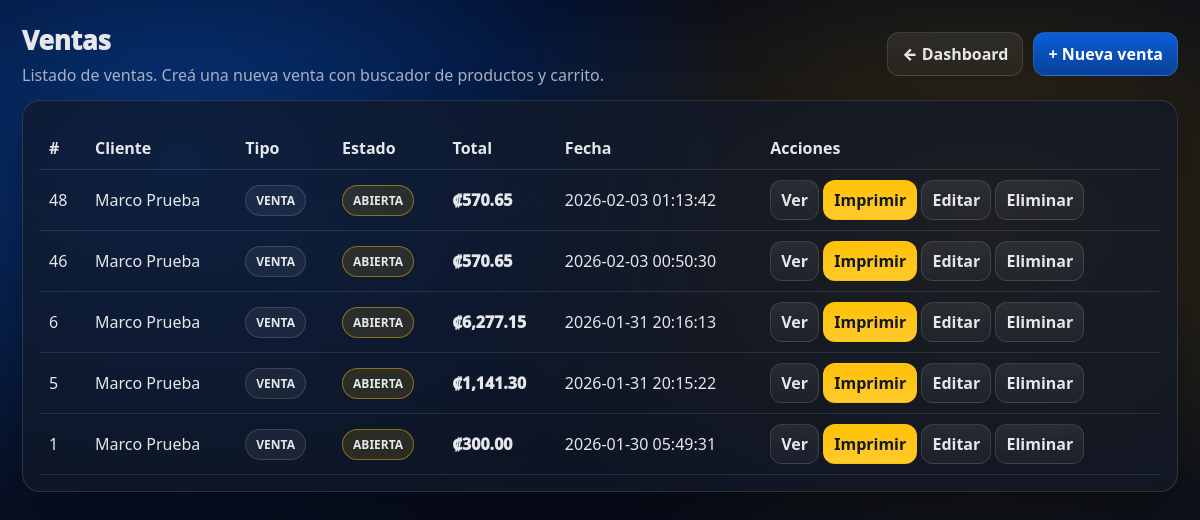
Page /ventas1.php (signed in) on the committed database.
### tables this page shows
CREATE TABLE `ventas` (
  `id` bigint(20) NOT NULL,
  `empresa_id` int(11) NOT NULL DEFAULT 1,
  `sucursal_id` int(11) DEFAULT NULL,
  `cliente_id` int(11) DEFAULT NULL,
  `usuario_id` int(11) DEFAULT NULL,
  `tipo` enum('COTIZACION','PEDIDO','VENTA') NOT NULL DEFAULT 'VENTA',
  `moneda` varchar(3) NOT NULL DEFAULT 'CRC',
  `tipo_cambio` decimal(18,5) NOT NULL DEFAULT 1.00000,
  `condicion_venta` enum('CONTADO','CREDITO') NOT NULL DEFAULT 'CONTADO',
  `plazo_credito` int(11) DEFAULT NULL,
  `medio_pago` enum('EFECTIVO','TARJETA','TRANSFERENCIA','SINPE','OTRO') NOT NULL DEFAULT 'EFECTIVO',
  `referencia_pago` varchar(60) DEFAULT NULL,
  `fe_documento_id` bigint(20) DEFAULT NULL,
  `facturada_at` timestamp NULL DEFAULT NULL,
  `estado` enum('ABIERTA','FACTURADA','ANULADA') NOT NULL DEFAULT 'ABIERTA',
  `subtotal` decimal(18,2) NOT NULL DEFAULT 0.00,
  `descuento` decimal(18,2) NOT NULL DEFAULT 0.00,
  `impuesto_total` decimal(18,2) NOT NULL DEFAULT 0.00,
  `total` decimal(18,2) NOT NULL DEFAULT 0.00,
  `observaciones` varchar(255) DEFAULT NULL,
  `anulado` tinyint(4) NOT NULL DEFAULT 0,
  `created_at` timestamp NOT NULL DEFAULT current_timestamp(),
  `updated_at` timestamp NULL DEFAULT NULL ON UPDATE current_timestamp()
);

CREATE TABLE `clientes` (
  `id` int(11) NOT NULL,
  `empresa_id` int(11) NOT NULL,
  `nombre` varchar(160) NOT NULL,
  `identificacion` varchar(25) DEFAULT NULL,
  `email` varchar(120) DEFAULT NULL,
  `telefono` varchar(30) DEFAULT NULL,
  `direccion` text DEFAULT NULL,
  `tipo` enum('CONTADO','CREDITO') NOT NULL DEFAULT 'CONTADO',
  `limite_credito` decimal(18,2) NOT NULL DEFAULT 0.00,
  `plazo_dias` int(11) NOT NULL DEFAULT 0,
  `estado` enum('ACTIVO','MOROSO','BLOQUEADO','INACTIVO') NOT NULL DEFAULT 'ACTIVO',
  `created_at` timestamp NOT NULL DEFAULT current_timestamp(),
  `updated_at` timestamp NULL DEFAULT NULL ON UPDATE current_timestamp()
);

### ventas1.php (the view, shortened to what this page needs)
<?php
session_start(); require_once "config/db.php";
$empresa_id=(int)$_SESSION['empresa_id'];
$rows=$pdo->prepare("
 SELECT v.id,v.tipo,v.estado,v.total,v.created_at,c.nombre cliente
 FROM ventas v
 LEFT JOIN clientes c ON c.id=v.cliente_id
 WHERE v.empresa_id=? ORDER BY v.id DESC
");
$rows->execute([$empresa_id]); $rows=$rows->fetchAll(PDO::FETCH_ASSOC);
function crc($n){ return "₡".number_format((float)$n,2,'.',','); }
?>
<!doctype html><html lang="es"><head><meta charset="utf-8"><meta name="viewport" content="width=device-width, initial-scale=1">
</head>
<body>
<div class="wrap">
  <div class="top">
    <div>
      <h1 class="h1">Ventas</h1>
      <div class="sub">Listado de ventas. Creá una nueva venta con buscador de productos y carrito.</div>
    </div>
    <div style="display:flex;gap:10px;flex-wrap:wrap">
      <a class="btn btn-ghost" href="dashboard.php">← Dashboard</a>
      <a class="btn btn-primary" href="ventas_nuevo.php">+ Nueva venta</a>
    </div>
  </div>
  <div class="card" style="margin-top:14px">
    <table class="table">
      <thead>
        <tr>
          <th>#</th><th>Cliente</th><th>Tipo</th><th>Estado</th><th class="right">Total</th><th>Fecha</th><th class="right">Acciones</th>
        </tr>
      </thead>
      <tbody>
        <?php foreach($rows as $r): ?>
          <tr>
            <td><?=htmlspecialchars($r['id'])?></td>
            <td><?=htmlspecialchars($r['cliente'] ?? '—')?></td>
            <td><span class="badge"><?=htmlspecialchars($r['tipo'])?></span></td>
            <td><span class="badge ok"><?=htmlspecialchars($r['estado'])?></span></td>
            <td class="right" style="font-weight:1000"><?=crc($r['total'])?></td>
            <td><?=htmlspecialchars($r['created_at'])?></td>
            <td class="right" style="white-space:nowrap">
              <a class="btn btn-ghost" style="padding:8px 10px" href="ventas_ver.php?id=<?=$r['id']?>">Ver</a>
              <a class="btn btn-warning" style="padding:8px 10px" target="_blank" href="ventas_imprimir.php?id=<?=$r['id']?>">Imprimir</a>
              <a class="btn btn-ghost" style="padding:8px 10px" href="ventas_editar.php?id=<?=$r['id']?>">Editar</a>
              <a class="btn btn-ghost" style="padding:8px 10px" href="ventas_eliminar.php?id=<?=$r['id']?>" onclick="return confirm('¿Eliminar?');">Eliminar</a>
            </td>
          </tr>
        <?php endforeach; ?>
      </tbody>
    </table>
  </div>
</div>
</body></html>

### ventas1.php (style rules this page uses)
:root { --azul:#0b5ed7;--azul-metal:#084298;--amarillo:#ffc107;--amarillo-metal:#ffca2c;--fondo:#0b1220;--card:rgba(17,24,39,.72);--border:rgba(255,255,255,.12);--txt:#e5e7eb;--muted:#a7b0c2 }
* { box-sizing:border-box;font-family:system-ui,-apple-system,Segoe UI,Roboto,Arial }
body { margin:0;color:var(--txt); background: radial-gradient(900px 600px at 15% 20%, rgba(11,94,215,.55), transparent 65%), radial-gradient(900px 600px at 82% 28%, rgba(255,193,7,.22), transparent 60%), linear-gradient(180deg,#020617,var(--fondo)); min-height:100vh; }
a { color:inherit;text-decoration:none }
.wrap { max-width:1200px;margin:auto;padding:22px }
.top { display:flex;justify-content:space-between;align-items:center;gap:12px;flex-wrap:wrap }
.h1 { font-size:26px;font-weight:1000;margin:0 }
.sub { color:var(--muted);margin-top:6px }
.btn { display:inline-flex;align-items:center;gap:8px;padding:10px 14px;border-radius:12px;border:1px solid var(--border);font-weight:900;cursor:pointer }
.btn-primary { background:linear-gradient(180deg,var(--azul),var(--azul-metal));color:#fff }
.btn-warning { background:linear-gradient(180deg,var(--amarillo),var(--amarillo-metal));color:#111827;border-color:rgba(255,193,7,.55) }
.btn-ghost { background:linear-gradient(180deg,rgba(255,255,255,.08),rgba(255,255,255,.04));color:var(--txt) }
.card { background:var(--card);border:1px solid var(--border);border-radius:18px;padding:16px;box-shadow:0 20px 55px rgba(0,0,0,.45) }
.table { width:100%;border-collapse:collapse;margin-top:10px }
.table th,.table td { padding:10px;border-bottom:1px solid rgba(255,255,255,.10);text-align:left }
.badge { display:inline-flex;align-items:center;justify-content:center;padding:6px 10px;border-radius:999px;font-weight:900;font-size:12px;border:1px solid rgba(255,255,255,.14);background:rgba(255,255,255,.06) }
.badge.ok { border-color:rgba(255,193,7,.45);background:rgba(255,193,7,.12) }
.right { text-align:right }

### rows in the picture
ventas: id "48", cliente.nombre "Marco Prueba", tipo "VENTA", estado "ABIERTA", total "₡570.65", created_at "2026-02-03 01:13:42"
ventas: id "46", cliente.nombre "Marco Prueba", tipo "VENTA", estado "ABIERTA", total "₡570.65", created_at "2026-02-03 00:50:30"
ventas: id "6", cliente.nombre "Marco Prueba", tipo "VENTA", estado "ABIERTA", total "₡6,277.15", created_at "2026-01-31 20:16:13"
ventas: id "5", cliente.nombre "Marco Prueba", tipo "VENTA", estado "ABIERTA", total "₡1,141.30", created_at "2026-01-31 20:15:22"
ventas: id "1", cliente.nombre "Marco Prueba", tipo "VENTA", estado "ABIERTA", total "₡300.00", created_at "2026-01-30 05:49:31"
